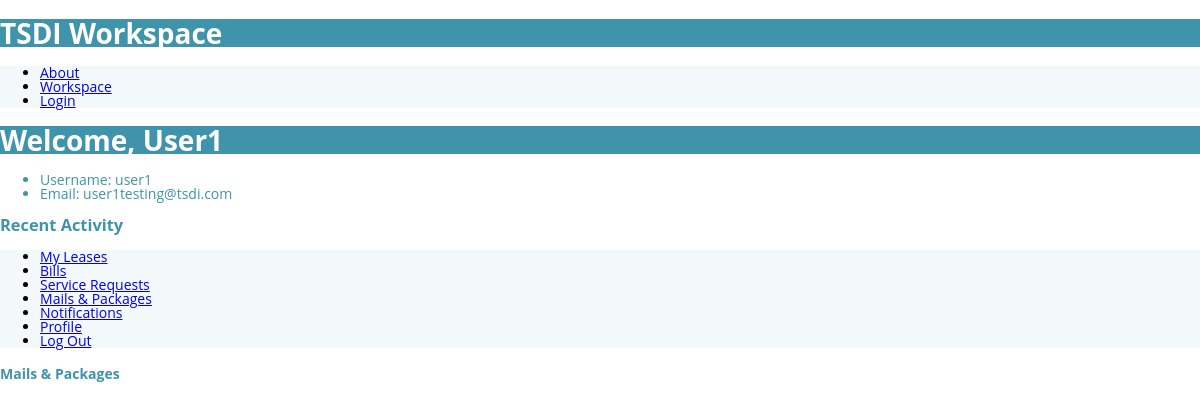
/mails_and_packages (signed in), run on an earlier commit of the app's database.
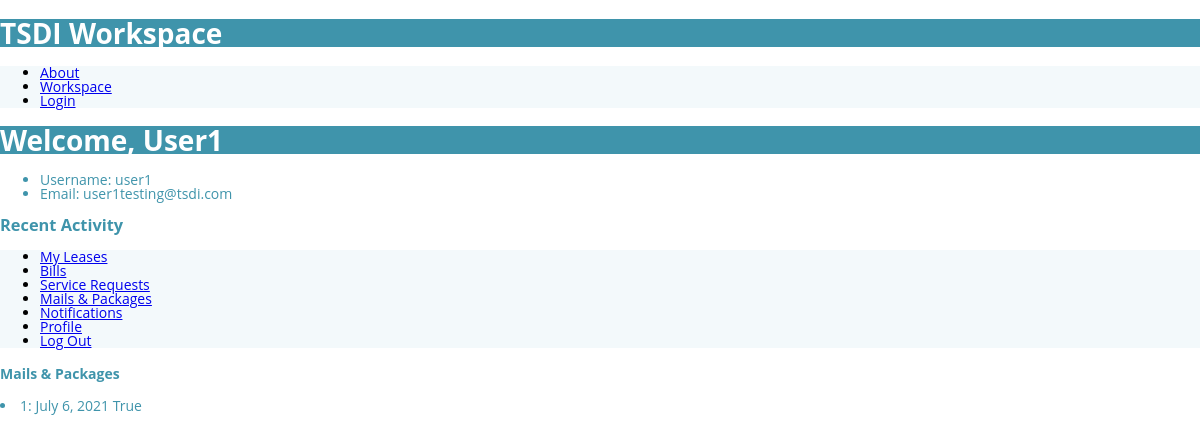
And on a later commit of the database.
### main/models.py (models this page shows, shortened)
class MailAndPackage(models.Model):
    lessee = models.ForeignKey(settings.AUTH_USER_MODEL, on_delete=models.SET_NULL, null=True)
    date = models.DateField()
    pickedUp = models.BooleanField()

### main/views.py (the view)
# urls.py: path("mails_and_packages", views.mailsAndPackages, name="mailsAndPackages"),
def mailsAndPackages(request):
    if not request.user.is_authenticated:
        return HttpResponseRedirect(reverse("login"))
    return render(request, "main/mails_and_packages.html", {
        "mailsAndPackages": MailAndPackage.objects.filter(lessee=request.user)
    })

### main/templates/main/mails_and_packages.html
{% extends "main/portal.html" %}
{% block sideMenuContent %}
    <h4>Mails & Packages</h4>
    {% for mailAndPackage in mailsAndPackages %}
        <li>{{ mailAndPackage.id }}: {{ mailAndPackage.date }} {{ mailAndPackage.pickedUp }}</li>
    {% endfor %}
{% endblock %}

What changed in the data, as far as the page shows it:
added MailAndPackage: id "1", date "July 6, 2021", pickedUp "True"
